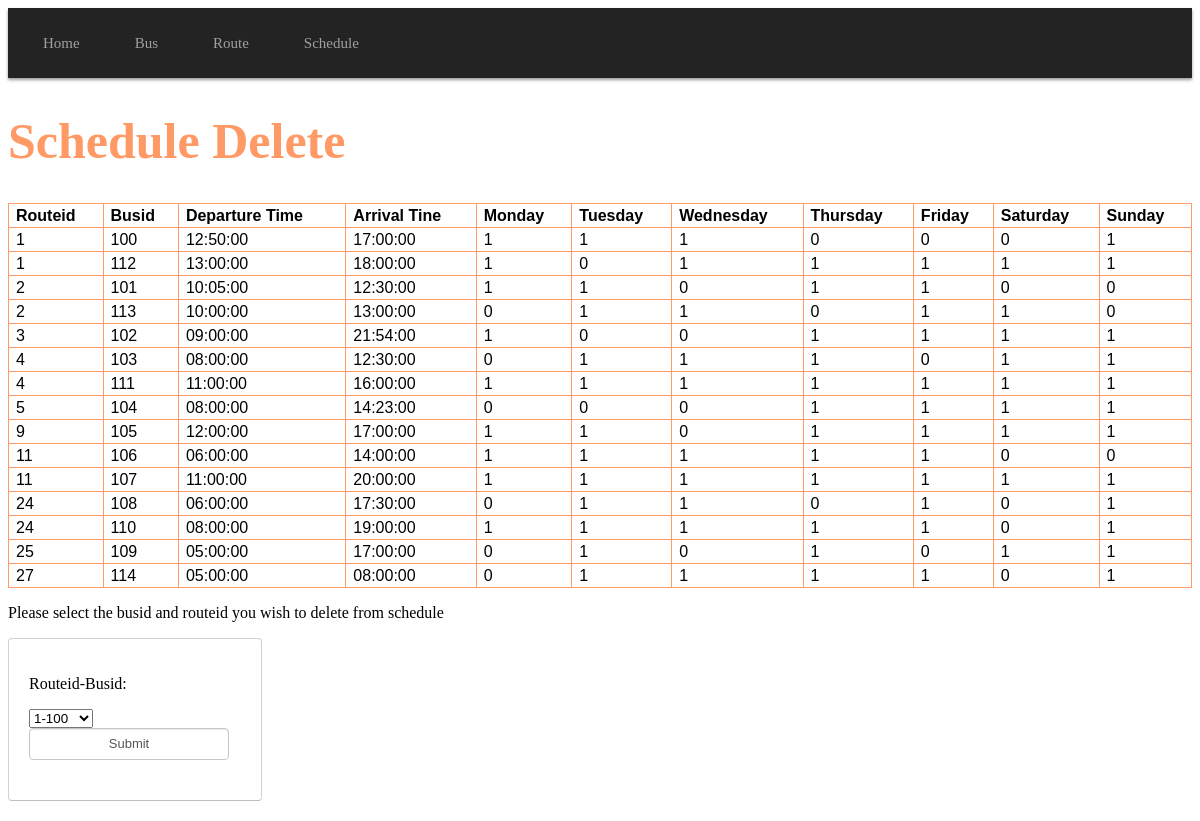
The page /admin/scheduledel.php (signed in) on the database its author committed.
### tables this page shows
CREATE TABLE IF NOT EXISTS `schedule` (
  `routeid` int(11) NOT NULL DEFAULT '0',
  `busid` int(11) NOT NULL DEFAULT '0',
  `departure_time` time DEFAULT NULL,
  `arrival_time` time DEFAULT NULL,
  `monday` int(11) DEFAULT NULL,
  `tuesday` int(11) DEFAULT NULL,
  `wednesday` int(11) DEFAULT NULL,
  `thursday` int(11) DEFAULT NULL,
  `friday` int(11) DEFAULT NULL,
  `saturday` int(11) DEFAULT NULL,
  `sunday` int(11) DEFAULT NULL,
  PRIMARY KEY (`routeid`,`busid`),
  KEY `busid` (`busid`)
);

### admin/scheduledel.php (the view, shortened to what this page needs)
<html>
<head>
     <link href="menu.css" rel="stylesheet">
        <link href="form.css" rel="stylesheet">
</head>
<body>
<div id='cssmenu'>
<ul>
   <li class='active'><a href='adminindex.php'><span>Home</span></a></li>
   <li class='has-sub'><a href='#'><span>Bus</span></a>
   </li>
   <li><a href='#'><span>Route</span></a>
      </li>
   <li class='last'><a href='#'><span>Schedule</span></a> </li>
</ul>
</div>
<h1 class="serif">Schedule Delete</h1>
<?php
require 'login.php';
$con=mysqli_connect("$host", "$username", "$password","$db_name")or die("cannot connect");
$query = "select * from schedule";
$result = mysqli_query($con,$query) or die('Query "' . $query . '" failed: ' . mysql_error());
echo "<table border='1' id='ref'>
        <tr>
            <td><b>Routeid</b></td>
            <td><b>Busid</b></td>
            <td><b>Departure Time</b></td>
            <td><b>Arrival Tine</b></td>
            <td><b>Monday</b></td>
            <td><b>Tuesday</b></td>
			 <td><b>Wednesday</b></td>
			  <td><b>Thursday</b></td>
			   <td><b>Friday</b></td>
			    <td><b>Saturday</b></td>
				 <td><b>Sunday</b></td>
        </tr>";
            while($row = mysqli_fetch_array($result))
			{
            echo "<tr>
                    <td>".$row['routeid']."</td>
                    <td>".$row['busid']."</td>
                    <td>".$row['departure_time']."</td>
                    <td>".$row['arrival_time']."</td>
                    <td>".$row['monday']."</td>
					   <td>".$row['tuesday']."</td>
					    <td>".$row['wednesday']."</td>
						<td>".$row['thursday']."</td>
						<td>".$row['friday']."</td>
						<td>".$row['saturday']."</td>
						<td>".$row['sunday']."</td>
                </tr>";
            }
echo "</table>";
?>
<p>Please select the busid and routeid you wish to delete from schedule </p>
<?php
require 'login.php';
$con=mysqli_connect("$host", "$username", "$password","$db_name")or die("cannot connect");
$result= mysqli_query($con,"SELECT routeid,busid  FROM schedule");
echo"<form action='dbschdel.php' method='post'>";
echo"<p>Routeid-Busid:</p>";
echo"<section class='container'>
      <select name='type' class='dropdown-select'>";
while($row = mysqli_fetch_array($result) )
  {
  	$i=array($row['routeid'],$row['busid']);
$j=serialize($i);
	echo "<option value='$j' >".$i[0].'-'.$i[1]."</option>";
  }
    echo "</select>";
	echo"<input type='submit' name='Submit' value='Submit' />";
	echo "</form>";
	?>
</body>
</html>

### admin/menu.css (style rules this page uses)
h1.serif { font-family:"Lucida Console",Times,serif;text-align:left;font-size:50px;color:#F96 }
#cssmenu ul { margin: 0; padding: 0; }
#cssmenu li { margin: 0; padding: 0; }
#cssmenu a { margin: 0; padding: 0; }
#cssmenu ul { list-style: none; }
#cssmenu a { text-decoration: none; }
#cssmenu { height: 70px; background-color: #232323; box-shadow: 0px 2px 3px rgba(0, 0, 0, 0.4); width: auto; }
#cssmenu > ul > li { float: left; margin-left: 15px; position: relative; }
#cssmenu > ul > li > a { color: #a0a0a0; font-family: Verdana, 'Lucida Grande'; font-size: 15px; line-height: 70px; padding: 15px 20px; -webkit-transition: color .15s; -moz-transition: color .15s; -o-transition: color .15s; transition: color .15s; }

### admin/form.css (style rules this page uses)
form { background: linear-gradient(top, #fff, #f8f8f8); border: 1px solid #d0d2d5; border-bottom: 1px solid #bebfc2; border-radius: 4px; margin: 0 0 20px 0; padding: 20px; width: 212px; }
input { background: #fff; border: 1px solid #c6c9cc; border-radius: 4px; box-shadow: inset 0 1px 1px rgba(0, 0, 0, 0.1), 0 1px 0 #fff; color: #555; font: 13px/20px 'Droid Sans', Arial, 'Helvetica Neue', 'Lucida Grande', sans-serif; margin: 0 0 20px 0; padding: 5px; width: 200px; }

### admin/scheduledel.php (style rules this page uses)
h1.serif { font-family:"Lucida Console",Times,serif;text-align:left;font-size:50px;color:#F96 }
#ref { font-family:"Trebuchet MS", Arial, Helvetica, sans-serif; width:100%; border-collapse:collapse; }
#ref td, #ref th { font-size:1em; border:1px solid #F96; padding:3px 7px 2px 7px; }

### rows shown on the page
schedule: routeid "1", busid "100", departure_time "12:50:00", arrival_time "17:00:00", monday "1", tuesday "1", wednesday "1", thursday "0", friday "0", saturday "0", sunday "1"
schedule: routeid "1", busid "112", departure_time "13:00:00", arrival_time "18:00:00", monday "1", tuesday "0", wednesday "1", thursday "1", friday "1", saturday "1", sunday "1"
schedule: routeid "2", busid "101", departure_time "10:05:00", arrival_time "12:30:00", monday "1", tuesday "1", wednesday "0", thursday "1", friday "1", saturday "0", sunday "0"
schedule: routeid "2", busid "113", departure_time "10:00:00", arrival_time "13:00:00", monday "0", tuesday "1", wednesday "1", thursday "0", friday "1", saturday "1", sunday "0"
schedule: routeid "3", busid "102", departure_time "09:00:00", arrival_time "21:54:00", monday "1", tuesday "0", wednesday "0", thursday "1", friday "1", saturday "1", sunday "1"
schedule: routeid "4", busid "103", departure_time "08:00:00", arrival_time "12:30:00", monday "0", tuesday "1", wednesday "1", thursday "1", friday "0", saturday "1", sunday "1"
schedule: routeid "4", busid "111", departure_time "11:00:00", arrival_time "16:00:00", monday "1", tuesday "1", wednesday "1", thursday "1", friday "1", saturday "1", sunday "1"
schedule: routeid "5", busid "104", departure_time "08:00:00", arrival_time "14:23:00", monday "0", tuesday "0", wednesday "0", thursday "1", friday "1", saturday "1", sunday "1"
schedule: routeid "9", busid "105", departure_time "12:00:00", arrival_time "17:00:00", monday "1", tuesday "1", wednesday "0", thursday "1", friday "1", saturday "1", sunday "1"
schedule: routeid "11", busid "106", departure_time "06:00:00", arrival_time "14:00:00", monday "1", tuesday "1", wednesday "1", thursday "1", friday "1", saturday "0", sunday "0"
schedule: routeid "11", busid "107", departure_time "11:00:00", arrival_time "20:00:00", monday "1", tuesday "1", wednesday "1", thursday "1", friday "1", saturday "1", sunday "1"
schedule: routeid "24", busid "108", departure_time "06:00:00", arrival_time "17:30:00", monday "0", tuesday "1", wednesday "1", thursday "0", friday "1", saturday "0", sunday "1"
schedule: routeid "24", busid "110", departure_time "08:00:00", arrival_time "19:00:00", monday "1", tuesday "1", wednesday "1", thursday "1", friday "1", saturday "0", sunday "1"
schedule: routeid "25", busid "109", departure_time "05:00:00", arrival_time "17:00:00", monday "0", tuesday "1", wednesday "0", thursday "1", friday "0", saturday "1", sunday "1"
schedule: routeid "27", busid "114", departure_time "05:00:00", arrival_time "08:00:00", monday "0", tuesday "1", wednesday "1", thursday "1", friday "1", saturday "0", sunday "1"

### other values the page prints
form field type "1-100"
